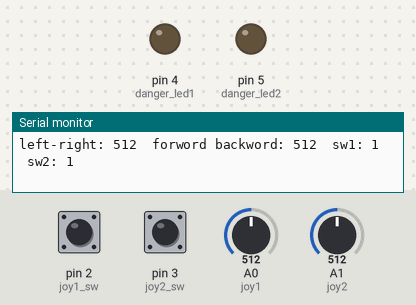
A sketch run on a simulated Arduino Uno, built with avr-gcc and run on an emulated ATmega328P. Shown: output pins drawn as LEDs (lit = HIGH), the last lines printed to the serial monitor. The test bench sets the inputs (shaded band); at power-on: pin 2 (joy1_sw) HIGH, pin 3 (joy2_sw) HIGH, A0 (joy1) = 512, A1 (joy2) = 512. No radio packets arrive unless stated.

Above: at 1.2 s.
1.3 s: pin 2 (joy1_sw) pulled LOW for 0.15 s
At 1.45 s:
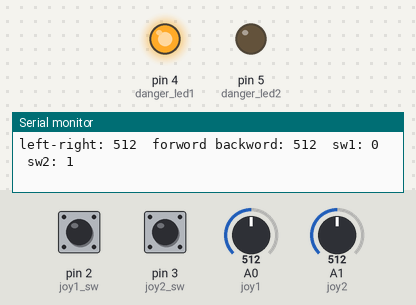
3.0 s: pin 3 (joy2_sw) pulled LOW for 0.15 s
At 3.17 s:
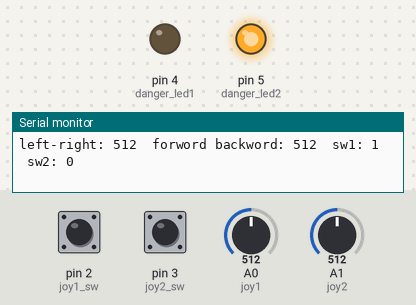
4.7 s: A0 (joy1) set to 986
7.7 s: A0 (joy1) set to 1017
10.7 s: A1 (joy2) set to 104
13.7 s: A1 (joy2) set to 95
Timing chart, 0 to 16.7 s (numbered marks = the images above; inputs shaded):
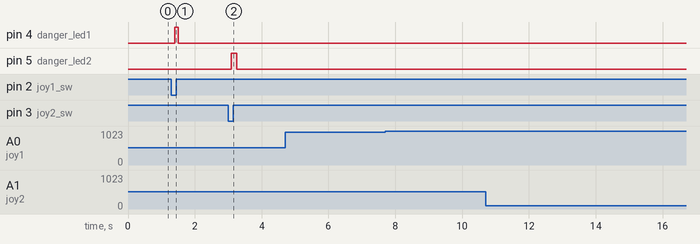

Measured:
- after the input at 1.3 s, pin 4 (danger_led1): LOW → HIGH after 0.09 s, → LOW 0.12 s later
- after the input at 3.0 s, pin 5 (danger_led2): LOW → HIGH after 0.08 s, → LOW 0.17 s later

The sketch:

transmitter.ino
```cpp
#include <SPI.h>
#include <nRF24L01.h>
#include <RF24.h>

#define joy1 A0
#define joy2 A1
int joy1_sw = 2;
int joy2_sw = 3;

int danger_led1 = 4;
int danger_led2 = 5;

struct values{
  int left_right_val = 0;
  int forward_backward_val = 0;
  int jbtn1 = 1;
  int jbtn2 = 1;
};

RF24 radio(7, 8);
const byte address[6] = "IETE1";

void setup() {
  Serial.begin(9600);
  radio.begin();
  radio.openWritingPipe(address);
  radio.setPALevel(RF24_PA_HIGH);
  radio.stopListening();

  pinMode(joy1, INPUT);
  pinMode(joy2, INPUT);
  pinMode(joy1_sw, INPUT);
  pinMode(joy2_sw, INPUT);

  pinMode(danger_led1, OUTPUT);
  pinMode(danger_led2, OUTPUT);

  digitalWrite(joy1_sw, HIGH);
  digitalWrite(joy2_sw, HIGH);
}

struct values controller_data;

void loop() {
  controller_data.left_right_val = analogRead(joy1);
  controller_data.forward_backward_val = analogRead(joy2);
  controller_data.jbtn1 = digitalRead(joy1_sw);
  controller_data.jbtn2 = digitalRead(joy2_sw);

  Serial.print("left-right: ");
  Serial.print(controller_data.left_right_val);
  Serial.print("  forword backword: ");
  Serial.print(controller_data.forward_backward_val);
  Serial.print("  sw1: ");
  Serial.print(controller_data.jbtn1);
  Serial.print("  sw2: ");
  Serial.print(controller_data.jbtn2);
  Serial.println();

  if(controller_data.jbtn1 == 0) digitalWrite(danger_led1, HIGH);
  else digitalWrite(danger_led1, LOW);

  if(controller_data.jbtn2 == 0) digitalWrite(danger_led2, HIGH);
  else digitalWrite(danger_led2, LOW);

  radio.write(&controller_data, sizeof(controller_data));

}
```
